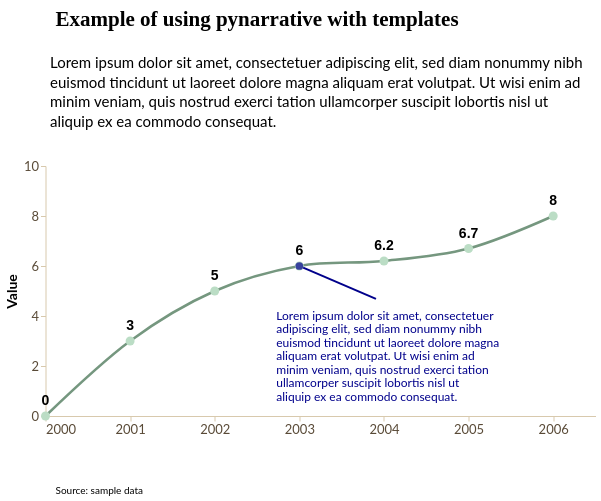

Notebook source saved alongside this figure:
### Markdown cell above
Data story with **line chart**

### Code cell
story = (
    pn.Story(
    #Builing the Story class object
        data = year_value,
        width = 550,
        height = 250,
        template = greenTemplate #Using greenTemplate
    )

    #Method invocation
    #Line chart
    .mark_line(
        point = True,
        interpolate = "cardinal"
    )

    #Data encoding
    .encode(
        #We need both quantitative axis to add annotation
        x = alt.X(
            "year:Q",
            title = "", 
            axis = alt.Axis(
                format = "d",
                values = list(range(2000, 2007))
            ),
            # scale = alt.Scale(domain=[2000, 2006])
        ),
        y = alt.Y(
            "value:Q",
            title = "Value",
            scale = alt.Scale(domain=[0, 10])
        )
    )
    
    #Data source
    .add_source(
        text = "Source: sample data",
        position = "bottom",
        align = "left"
    )
    
    #Title and subtitle
    .add_title(
        title = "Example of using pynarrative with templates",
        align = "left"
    )

    .add_context(
        text = "Lorem ipsum dolor sit amet, consectetuer adipiscing elit, sed diam nonummy nibh euismod tincidunt ut laoreet dolore magna aliquam erat volutpat. Ut wisi enim ad minim veniam, quis nostrud exerci tation ullamcorper suscipit lobortis nisl ut aliquip ex ea commodo consequat.",
        position = "top",
        title = ""
    )

    .add_labels_chart(
        values = "value:Q",
        font_weight = "bold",
        font_size = 14,
        dy = -15
    )

    .add_annotation(
        x = 2003,
        y = 6,
        text = "Lorem ipsum dolor sit amet, consectetuer adipiscing elit, sed diam nonummy nibh euismod tincidunt ut laoreet dolore magna aliquam erat volutpat. Ut wisi enim ad minim veniam, quis nostrud exerci tation ullamcorper suscipit lobortis nisl ut aliquip ex ea commodo consequat.",
        text_color = "darkblue",
        show_subject = True,
        dy = 41,
        dx = -40,
        background_color = "transparent"
    )

    .render()
)

story

### Figure 1 — Vega-Lite specification as saved in the notebook (floating-point values rounded to 4 significant figures)
{"config": {"view": {"continuousWidth": 300, "continuousHeight": 300, "strokeWidth": 0}, "axis": {"domainColor": "#d8c9ad", "grid": false, "labelColor": "#594a37", "labelFont": "Lato", "labelFontSize": 13, "tickColor": "#d8c9ad", "titleColor": "#000000", "titleFont": "Lato", "titleFontSize": 14}, "bar": {"color": "rgb(117, 151, 127)"}, "legend": {"labelColor": "#594a37", "labelFont": "Lato", "labelFontSize": 12, "titleColor": "#000000", "titleFont": "Lato", "titleFontSize": 12}, "line": {"color": "rgb(117, 151, 127)"}, "mark": {"strokeWidth": 2.5}, "point": {"color": "rgb(187, 221, 197)", "filled": true, "size": 80}, "range": {"category": ["rgb(117, 151, 127)", "rgb(187, 221, 197)", "#348035", "#a46cc2", "#d96027"]}, "title": {"color": "#000000", "font": "Lato", "fontSize": 21}}, "vconcat": [{"layer": [{"mark": {"type": "rect", "color": "transparent"}}, {"mark": {"type": "text", "align": "left", "baseline": "top", "color": "#000000", "font": "Montserrat", "fontSize": 21, "fontWeight": "bold", "text": "Example of using pynarrative with templates"}, "encoding": {"x": {"value": 10}, "y": {"value": 4}}}], "data": {"name": "data-6fad5c34291b82fc9632cbce143d677a"}, "height": 20, "width": 550}, {"vconcat": [{"layer": [{"mark": {"type": "rect", "color": "transparent", "cornerRadius": 24.0, "opacity": 1.0, "stroke": "transparent", "strokeWidth": 2.0}, "encoding": {"x": {"value": 0}, "x2": {"value": 550}, "y": {"value": 0}, "y2": {"value": 88.0}}}, {"mark": {"type": "text", "align": "left", "baseline": "top", "color": "rgb(0, 0, 0)", "font": "Lato", "fontSize": 15, "fontStyle": "normal", "fontWeight": "normal", "lineBreak": "\n", "lineHeight": 19.5, "text": "Lorem ipsum dolor sit amet, consectetuer adipiscing elit, sed diam nonummy nibh\neuismod tincidunt ut laoreet dolore magna aliquam erat volutpat. Ut wisi enim ad\nminim veniam, quis nostrud exerci tation ullamcorper suscipit lobortis nisl ut\naliquip ex ea commodo consequat."}, "encoding": {"x": {"value": 5}, "y": {"value": 5}}}], "data": {"name": "data-6fad5c34291b82fc9632cbce143d677a"}, "height": 88.0, "width": 550}, {"layer": [{"mark": {"type": "line", "interpolate": "cardinal", "point": true}, "encoding": {"x": {"axis": {"format": "d", "values": [2000, 2001, 2002, 2003, 2004, 2005, 2006]}, "field": "year", "title": "", "type": "quantitative"}, "y": {"field": "value", "scale": {"domain": [0, 10]}, "title": "Value", "type": "quantitative"}}}, {"mark": {"type": "text", "align": "center", "angle": 0, "color": "rgb(0, 0, 0)", "dx": 0, "dy": -15, "fontSize": 14, "fontWeight": "bold", "lineBreak": "\n"}, "encoding": {"text": {"field": "value", "type": "quantitative"}, "x": {"axis": {"format": "d", "values": [2000, 2001, 2002, 2003, 2004, 2005, 2006]}, "field": "year", "title": "", "type": "quantitative"}, "y": {"field": "value", "scale": {"domain": [0, 10]}, "title": "Value", "type": "quantitative"}}}, {"data": {"name": "data-6fad5c34291b82fc9632cbce143d677a"}, "mark": {"type": "text", "align": "left", "baseline": "top", "color": "rgb(0, 0, 0)", "font": "Lato", "fontSize": 10, "lineBreak": "\n", "text": "Source: sample data"}, "encoding": {"x": {"value": 10}, "y": {"value": 320}}}, {"layer": [{"mark": {"type": "point", "color": "darkblue", "size": 60}, "encoding": {"x": {"field": "subject_x", "type": "quantitative"}, "y": {"field": "subject_y", "type": "quantitative"}}}, {"mark": {"type": "rule", "stroke": "darkblue", "strokeWidth": 2}, "encoding": {"x": {"field": "connector_x", "type": "quantitative"}, "x2": {"field": "tip_x"}, "y": {"field": "connector_y", "type": "quantitative"}, "y2": {"field": "tip_y"}}}, {"mark": {"type": "rect", "color": "transparent", "cornerRadius": 24.0, "dx": -50, "dy": -50, "opacity": 1, "stroke": "transparent", "strokeWidth": 2.0}, "encoding": {"x": {"field": "box_x1", "type": "quantitative"}, "x2": {"field": "box_x2"}, "y": {"field": "box_y1", "type": "quantitative"}, "y2": {"field": "box_y2"}}}, {"mark": {"type": "text", "align": "left", "baseline": "top", "color": "darkblue", "font": "Lato", "fontSize": 12, "lineBreak": "\n", "lineHeight": 13.5, "text": "Lorem ipsum dolor sit amet, consectetuer\nadipiscing elit, sed diam nonummy nibh\neuismod tincidunt ut laoreet dolore magna\naliquam erat volutpat. Ut wisi enim ad\nminim veniam, quis nostrud exerci tation\nullamcorper suscipit lobortis nisl ut\naliquip ex ea commodo consequat."}, "encoding": {"x": {"field": "text_x", "type": "quantitative"}, "y": {"field": "text_y", "type": "quantitative"}}}], "data": {"name": "data-480fc07e23b60630660cb70eddfe7c51"}}], "data": {"name": "data-2f65385dbddc169fd936d447c4078954"}, "height": 250, "width": 550}], "center": true}], "center": true, "resolve": {"axis": {"x": "shared", "y": "shared"}}, "$schema": "https://vega.github.io/schema/vega-lite/v6.4.1.json", "datasets": {"data-6fad5c34291b82fc9632cbce143d677a": [{"_": 0}], "data-2f65385dbddc169fd936d447c4078954": [{"year": 2000, "value": 0.0}, {"year": 2001, "value": 3.0}, {"year": 2002, "value": 5.0}, {"year": 2003, "value": 6.0}, {"year": 2004, "value": 6.2}, {"year": 2005, "value": 6.7}, {"year": 2006, "value": 8.0}], "data-480fc07e23b60630660cb70eddfe7c51": [{"subject_x": 2003.0, "subject_y": 6.0, "connector_x": 2004.0, "connector_y": 4.688, "tip_x": 2003.0, "tip_y": 5.934, "box_x1": 2003.0, "box_x2": 2006.0, "box_y1": -0.808, "box_y2": 4.688, "text_x": 2003.0, "text_y": 4.208}]}}
